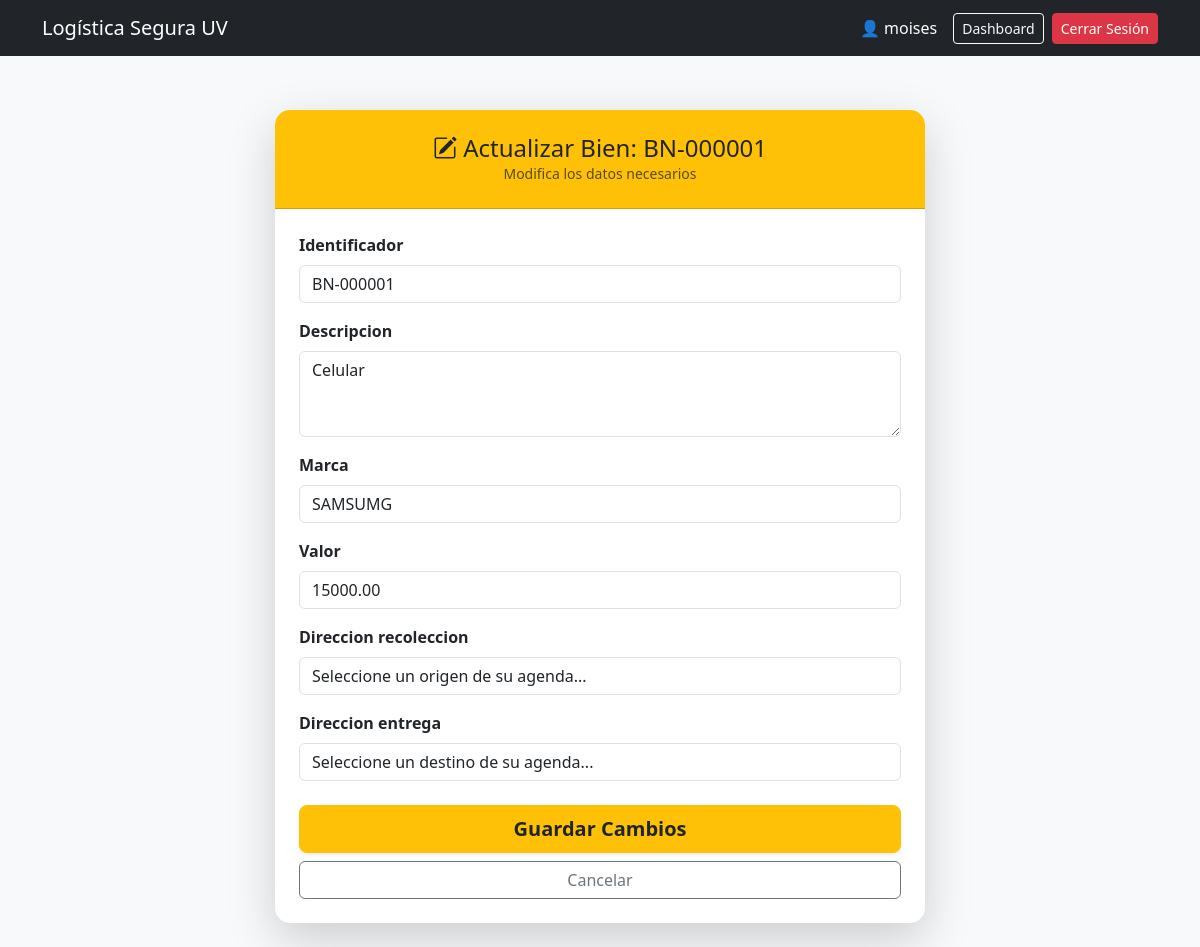
/bienes/editar/1/ (signed in), run on an earlier commit of the app's database.
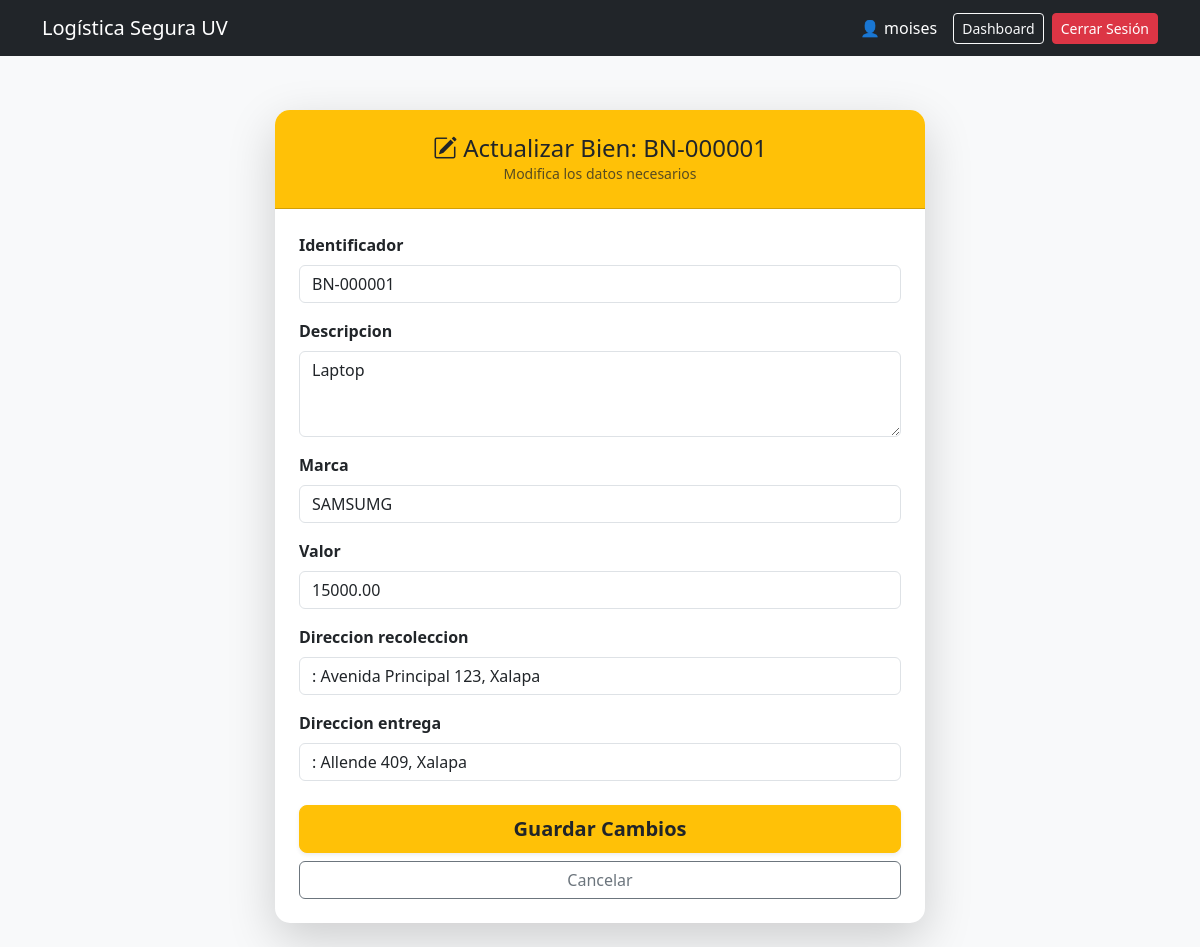
And on a later commit of the database.
### apps/bienes/models.py (models this page shows, shortened)
class Bien(models.Model):
    ESTATUS_CHOICES = [
        ('REGISTRADO', 'Registrado'),
        ('EN_TRANSITO', 'En Tránsito'),
        ('ENTREGADO', 'Entregado'),
        ('INCIDENCIA', 'Con Incidencia'),
    ]
    validador_id_bien = RegexValidator(
        regex=r'^BN-[A-Z0-9]{6,10}$',
        message="El identificador debe iniciar con 'BN-' seguido de 6 a 10 caracteres alfanuméricos."
    )
    identificador = models.CharField(max_length=15, unique=True, validators=[validador_id_bien])
    descripcion = models.CharField(max_length=200)
    marca = models.CharField(max_length=50)
    valor = models.DecimalField(
        max_digits=10,
        decimal_places=2,
        validators=[MinValueValidator(0.01)]
    )
    estatus = models.CharField(max_length=20, choices=ESTATUS_CHOICES, default='REGISTRADO')
    cliente = models.ForeignKey(Cliente, on_delete=models.CASCADE, related_name='bienes')
    direccion_recoleccion = models.ForeignKey(Direccion, on_delete=models.RESTRICT, related_name='bienes_a_recolectar', null=True)
    direccion_entrega = models.ForeignKey(Direccion, on_delete=models.RESTRICT, related_name='bienes_a_entregar', null=True)
    creado_en = models.DateTimeField(auto_now_add=True)
    actualizado_en = models.DateTimeField(auto_now=True)
    placa = models.CharField(max_length=20, unique=True, null=True, blank=True)

### apps/bienes/views.py (the view)
# urls.py: path('editar/<int:pk>/', views.editar_bien, name='editar_bien'),
@login_required
def editar_bien(request, pk):
    try:
        cliente_perfil = Cliente.objects.get(correo=request.user.email)
        bien = get_object_or_404(Bien, pk=pk, cliente=cliente_perfil)
    except Cliente.DoesNotExist:
        registrar_en_bitacora(request, "Actualización de bienes", "RECHAZADO", f"Intento de alteración de bien ID {pk} por usuario sin perfil válido.")
        raise PermissionDenied()
    if request.method == 'POST':
        form = BienForm(request.POST, instance=bien, cliente=cliente_perfil)
        if form.is_valid():
            form.save()
            registrar_en_bitacora(request, "Actualización de bienes", "EXITOSO", f"Modificación del bien '{bien.identificador}' completada con éxito.")
            return redirect('bienes:lista_bienes')
        else:
            registrar_en_bitacora(request, "Actualización de bienes", "RECHAZADO", f"Fallo al actualizar bien '{bien.identificador}': datos inválidos.")
    else:
        form = BienForm(instance=bien, cliente=cliente_perfil)
    return render(request, 'bienes/editar.html', {'form': form, 'bien': bien})

### apps/bienes/forms.py (shortened to what this page needs)
class BienForm(forms.ModelForm):
    class Meta:
        model = Bien
        fields = [
            'identificador',
            'descripcion',
            'marca',
            'valor',
            'direccion_recoleccion',
            'direccion_entrega'
        ]
        widgets = {
            'descripcion': forms.Textarea(attrs={'rows': 3, 'placeholder': 'Describe el bien detalladamente...'}),
        }
    def __init__(self, *args, **kwargs):
        cliente_perfil = kwargs.pop('cliente', None)
        super(BienForm, self).__init__(*args, **kwargs)
        if cliente_perfil:
            self.fields['direccion_recoleccion'].queryset = Direccion.objects.filter(
                cliente=cliente_perfil
            )
            self.fields['direccion_entrega'].queryset = Direccion.objects.filter(
                cliente=cliente_perfil
            )
            self.fields['direccion_recoleccion'].empty_label = "Seleccione un origen de su agenda..."
            self.fields['direccion_entrega'].empty_label = "Seleccione un destino de su agenda..."

### apps/clientes/models.py (called while the page is built)
    def __str__(self):
        return f"{self.tipo}: {self.calle} {self.numero}, {self.ciudad}"

### templates/bienes/editar.html (shortened to what this page needs)
{% extends 'base.html' %}
{% load widget_tweaks %}
{% block content %}
<div class="container py-4">
    <div class="card shadow-lg mx-auto border-0" style="max-width: 650px; border-radius: 15px;">
        <div class="card-header bg-warning text-dark text-center py-4" style="border-radius: 15px 15px 0 0;">
            <h4 class="mb-0"><i class="bi bi-pencil-square"></i> Actualizar Bien: {{ bien.identificador }}</h4>
            <p class="mb-0 opacity-75 small">Modifica los datos necesarios</p>
        </div>
        <div class="card-body p-4">
            <form method="POST">
                {% for field in form %}
                <div class="mb-3">
                    <label class="form-label fw-bold">{{ field.label }}</label>
                    {{ field|add_class:"form-control" }}
                </div>
                {% endfor %}
                <div class="d-grid mt-4 gap-2">
                    <button type="submit" class="btn btn-warning btn-lg shadow-sm text-dark fw-bold">
                        Guardar Cambios
                    </button>
                    <a href="{% url 'bienes:lista_bienes' %}" class="btn btn-outline-secondary">Cancelar</a>
                </div>
            </form>
        </div>
    </div>
</div>
{% endblock %}

What changed in the data, as far as the page shows it:
changed Bien "BN-000001": descripcion "Celular" → "Laptop"; direccion_recoleccion "Seleccione un origen de su agenda..." → ": Avenida Principal 123, Xalapa"; direccion_entrega "Seleccione un destino de su agenda..." → ": Allende 409, Xalapa"
